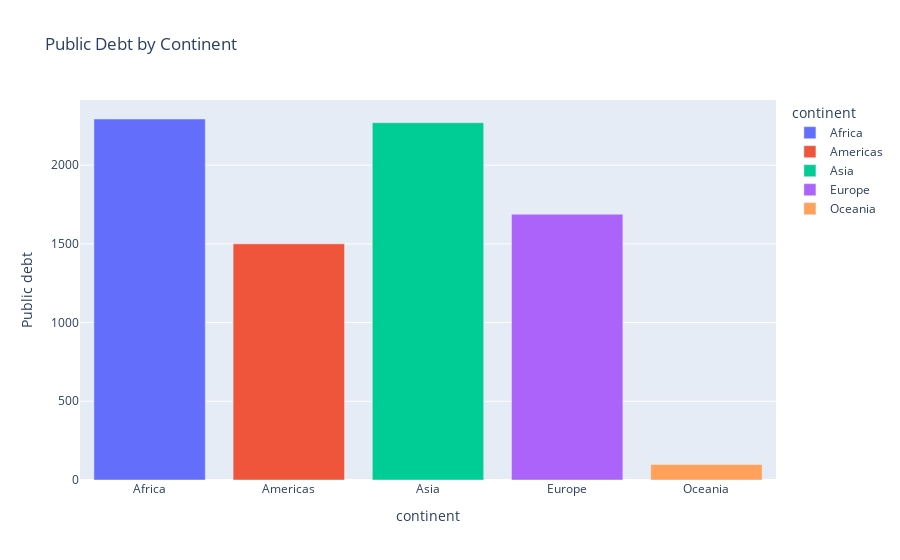

The notebook cell saved with this chart:
### Code cell
region_pop = df.groupby('continent')[' Public debt', 'Country'].agg({' Public debt': 'sum', 'Country': 'first'}).reset_index()

fig = px.bar(region_pop, x='continent', y=' Public debt', color='continent' ,hover_data={'continent': True, ' Public debt': ':,.0f'},title='Public Debt by Continent')

fig.show()

### Figure 1 — Plotly figure (JSON) as saved in the notebook; plotly's stock layout.template omitted (floating-point values rounded to 4 significant figures)
{"data": [{"alignmentgroup": "True", "hovertemplate": "continent=%{x}<br> Public debt=%{y:,.0f}<extra></extra>", "legendgroup": "Africa", "marker": {"color": "#636efa", "pattern": {"shape": ""}}, "name": "Africa", "offsetgroup": "Africa", "orientation": "v", "showlegend": true, "textposition": "auto", "type": "bar", "x": ["Africa"], "xaxis": "x", "y": [2293.0], "yaxis": "y"}, {"alignmentgroup": "True", "hovertemplate": "continent=%{x}<br> Public debt=%{y:,.0f}<extra></extra>", "legendgroup": "Americas", "marker": {"color": "#EF553B", "pattern": {"shape": ""}}, "name": "Americas", "offsetgroup": "Americas", "orientation": "v", "showlegend": true, "textposition": "auto", "type": "bar", "x": ["Americas"], "xaxis": "x", "y": [1500.0], "yaxis": "y"}, {"alignmentgroup": "True", "hovertemplate": "continent=%{x}<br> Public debt=%{y:,.0f}<extra></extra>", "legendgroup": "Asia", "marker": {"color": "#00cc96", "pattern": {"shape": ""}}, "name": "Asia", "offsetgroup": "Asia", "orientation": "v", "showlegend": true, "textposition": "auto", "type": "bar", "x": ["Asia"], "xaxis": "x", "y": [2269.0], "yaxis": "y"}, {"alignmentgroup": "True", "hovertemplate": "continent=%{x}<br> Public debt=%{y:,.0f}<extra></extra>", "legendgroup": "Europe", "marker": {"color": "#ab63fa", "pattern": {"shape": ""}}, "name": "Europe", "offsetgroup": "Europe", "orientation": "v", "showlegend": true, "textposition": "auto", "type": "bar", "x": ["Europe"], "xaxis": "x", "y": [1688.0], "yaxis": "y"}, {"alignmentgroup": "True", "hovertemplate": "continent=%{x}<br> Public debt=%{y:,.0f}<extra></extra>", "legendgroup": "Oceania", "marker": {"color": "#FFA15A", "pattern": {"shape": ""}}, "name": "Oceania", "offsetgroup": "Oceania", "orientation": "v", "showlegend": true, "textposition": "auto", "type": "bar", "x": ["Oceania"], "xaxis": "x", "y": [98.8], "yaxis": "y"}], "layout": {"barmode": "relative", "legend": {"title": {"text": "continent"}, "tracegroupgap": 0}, "title": {"text": "Public Debt by Continent"}, "xaxis": {"anchor": "y", "categoryarray": ["Africa", "Americas", "Asia", "Europe", "Oceania"], "categoryorder": "array", "domain": [0, 1], "title": {"text": "continent"}}, "yaxis": {"anchor": "x", "domain": [0, 1], "title": {"text": " Public debt"}}}}
